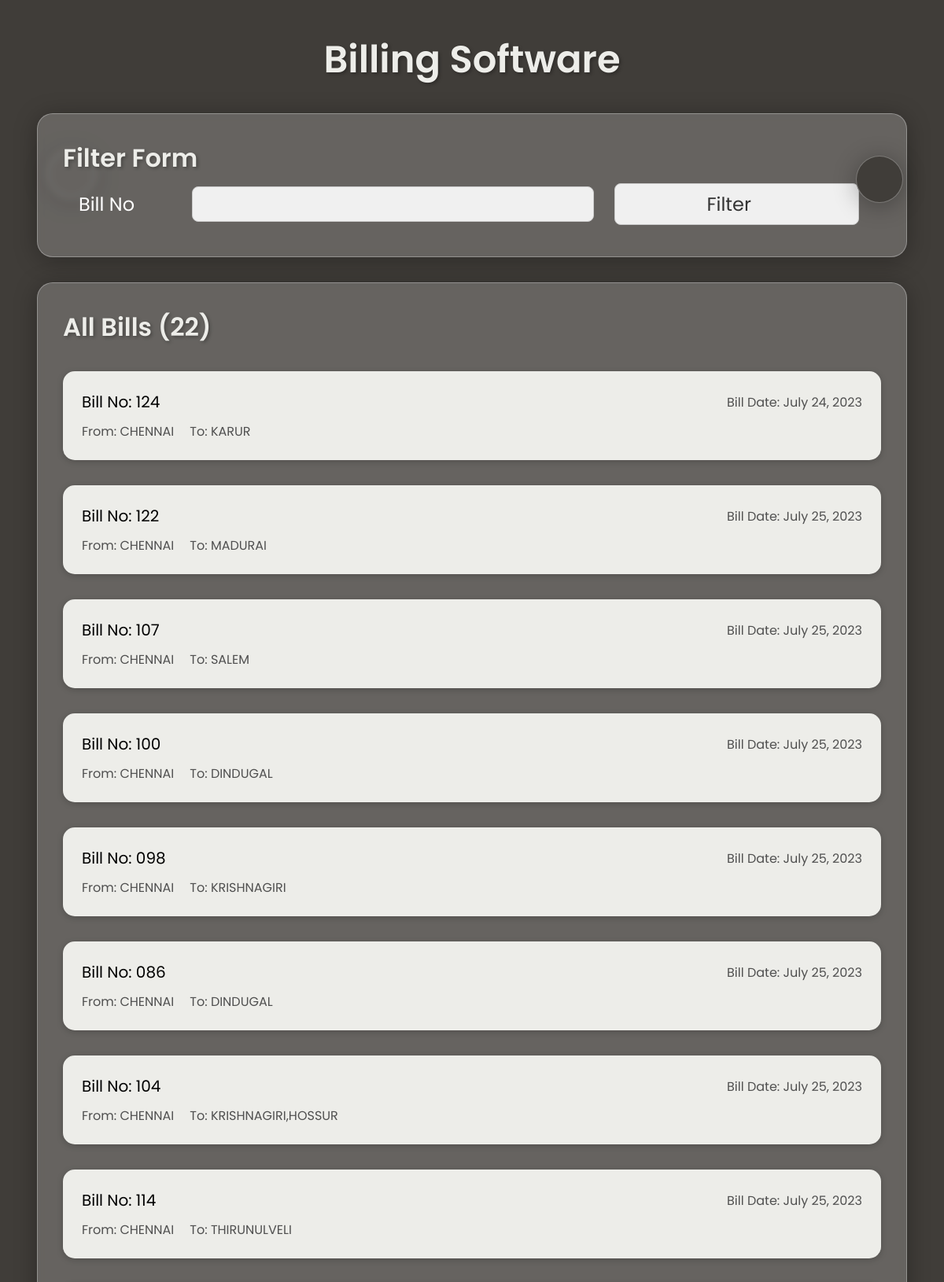
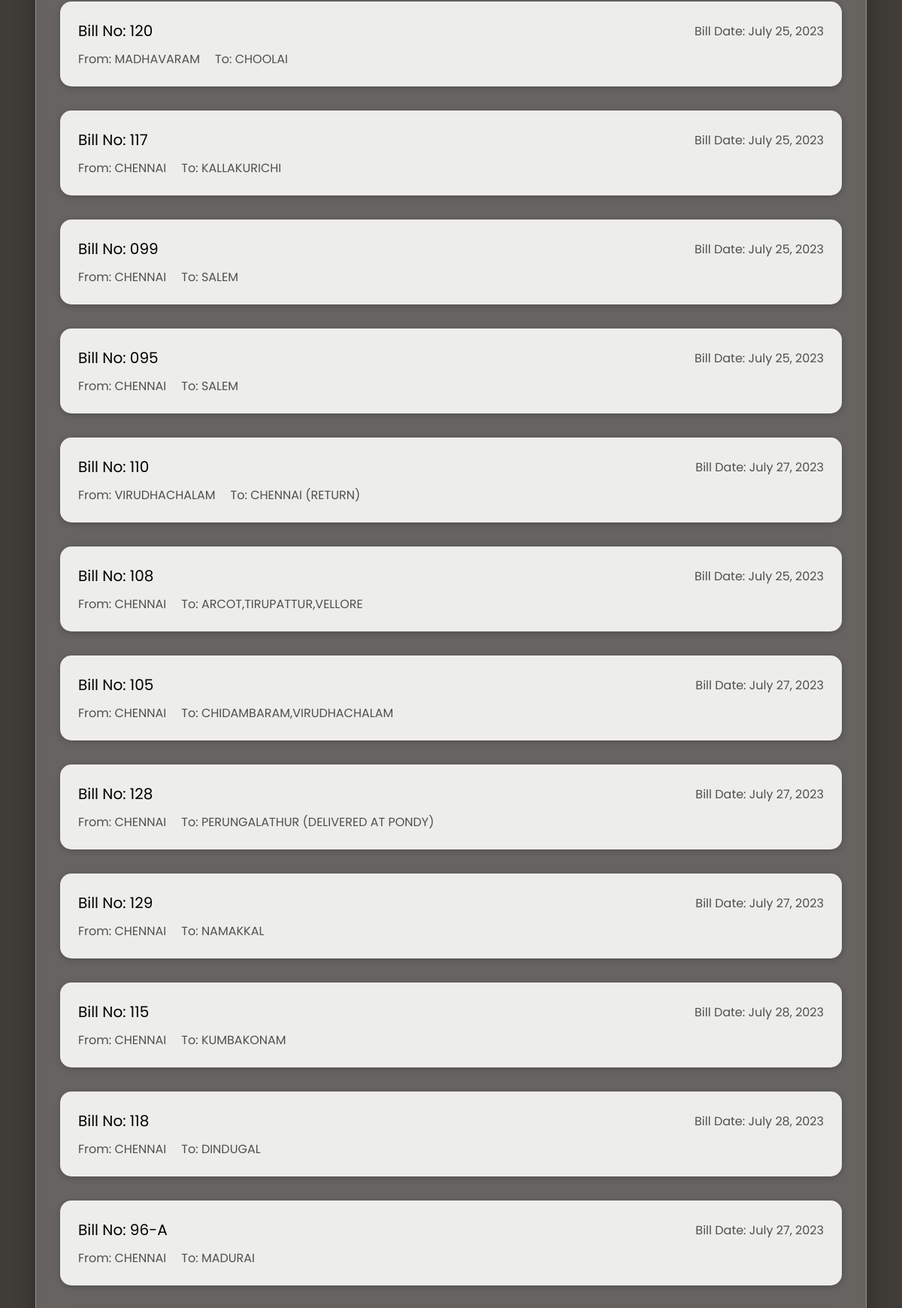
Screenshot of /all-bills/ (upper part) with the database file from the repository (2 pictures, top to bottom).
### frontend/models.py (models this page shows)
class Bill(models.Model):
    bill_no = models.CharField(
        primary_key=True, null=False, blank=False, max_length=10)
    bill_date = models.DateField()
    from_field = models.CharField(blank=False, max_length=150)
    to_field = models.CharField(blank=False, max_length=150)
    customer_name = models.CharField(blank=False, max_length=150)
    customer_address_line_1 = models.TextField(blank=False, max_length=150)
    customer_address_line_2 = models.TextField(blank=True, max_length=150)
    customer_address_line_3 = models.TextField(blank=True, max_length=150)
    lr_no = models.CharField(max_length=150)
    lr_date = models.DateField(blank=True)
    invoice_no = models.CharField(max_length=150)
    truck_no = models.CharField(max_length=150)
    container_no = models.CharField(max_length=150)
    be_no = models.CharField(max_length=150)
    freight_charges = models.IntegerField(default=0)
    hamali_charges = models.IntegerField(default=0)
    halting_charges = models.IntegerField(default=0)
    weight_charges = models.IntegerField(default=0)
    bill_exchange_charges = models.IntegerField(default=0)
    total = models.IntegerField(default=0)

### frontend/views.py (the view, shortened to what this page needs)
# urls.py: path('all-bills/', get_all_bills),
def get_all_bills(request):
    bills = Bill.objects.all()
    myFilter = BillFilter(request.GET, queryset=bills)
    bills = myFilter.qs
    bill_count = bills.count()
    return render(request, 'frontend/all-bills.html', {'bills': bills, "bill_count": bill_count, 'myFilter': myFilter})

### frontend/templates/frontend/all-bills.html (shortened to what this page needs)
{% load static %}
<!DOCTYPE html>
<html lang="en">
  <head>
    <link rel="stylesheet" href={% static 'frontend/all-bills.css' %}>
  </head>
  <body>
    <a href="/" class="home btn"></a>
    <form method="post">
      <button type="submit" class="export btn">
      </button>
    </form>
    <div class="main-container">
      <h1>Billing Software</h1>
      <div class="bill-list">
        <h1 class="heading">Filter Form</h1>
        <form id="filter-form" method="get">
          {% for field in myFilter.form %}
          <div class="field">
            <label for="{{ field.auto_id }}">{{ field.label }}</label>
            {{ field }}
          </div>
          {% endfor %}
          <button type="submit" class="field">
            Filter
          </button>
        </form>
      </div>
      <div class="bill-list">
        <div class="heading">All Bills ({{ bill_count }})</div>
        {% if bills %} {% for bill in bills %}
        <div
          class="bill"
          onclick="window.location.replace('/result/{{ bill.bill_no }}');"
        >
          <div class="row-1">
            <span class="bill-no">Bill No: {{ bill.bill_no }}</span>
            <span>Bill Date: {{ bill.bill_date}}</span>
          </div>
          <div class="row-2">
            <span>From: {{ bill.from_field }}</span>
            <span>To: {{ bill.to_field }}</span>
          </div>
        </div>
        {% endfor %} {% else %}
        <div class="no-bills">No Bills Added Recently.</div>
        {% endif %}
      </div>
    </div>
  </body>
</html>

### frontend/static/frontend/all-bills.css (style rules this page uses)
* { margin: 0; padding: 0; font-family: "Poppins", sans-serif; }
body { background-color: #403d39; display: flex; flex-direction: column; justify-content: center; align-items: center; padding: 2.5rem 5rem; }
.main-container { width: 100%; display: flex; flex-direction: column; justify-content: center; align-items: center; gap: 2rem; }
h1, .heading { text-align: center; color: #edede9; font-size: 3rem; font-weight: 600; text-shadow: 2px 2px 4px rgba(0, 0, 0, 0.3); }
.heading { align-items: center; font-size: 2rem; font-weight: 600; text-align: left; }
.bill-list { width: 100%; padding: 2rem; background: rgba(255, 255, 255, 0.2); border-radius: 20px; box-shadow: 0 4px 30px rgba(0, 0, 0, 0.3); backdrop-filter: blur(5px); border: 1px solid rgba(255, 255, 255, 0.3); }
.bill { width: auto; margin: 2rem 0; padding: 1.5rem; display: flex; flex-direction: column; justify-content: space-between; align-items: flex-start; gap: 10px; background-color: #edede9; border-radius: 15px; box-shadow: 0 2px 8px rgba(0, 0, 0, 0.2); transition: all 0.25s cubic-bezier(0.175, 0.885, 0.32, 1.275); cursor: pointer; }
.bill .bill-no { text-decoration: none; font-size: 1.25rem; color: black; }
.bill .row-1 { width: 100%; display: flex; flex-direction: row; justify-content: space-between; align-items: center; }
.bill .row-2 { display: flex; flex-direction: row; justify-content: flex-start; align-items: center; gap: 20px; }
.bill span { font-size: 1rem; color: rgb(80, 80, 80); }
.btn { position: absolute; top: 5%; left: 5%; color: #edede9; width: 60px; height: 60px; display: flex; justify-content: center; align-items: center; background: #403d39; border-radius: 50%; box-shadow: 0 4px 30px rgba(0, 0, 0, 0.3); backdrop-filter: blur(5px); border: 1px solid rgba(255, 255, 255, 0.3); cursor: pointer; transition: all 0.2s ease-in-out; }
#filter-form { display: grid; grid-template-columns: repeat(3, 1fr); grid-template-rows: 1fr; gap: 10px; padding: 0 20px; }
.field { display: flex; align-items: center; justify-content: center; font-size: 24px; }
.field label { flex: 0.275 0.5; color: #fff; }
.field input, button { flex: 1 0.75; margin: 0.5rem; padding: 0.5rem; font-size: 18px; border: 1px solid #ccc; border-radius: 8px; background-color: #f0f0f0; color: #333; }
button { cursor: pointer; display: flex; justify-content: center; align-items: center; gap: 20px; }
.field-1 { grid-area: 1 / 1 / 2 / 3; }
.field-2 { grid-area: 1 / 3 / 2 / 4; }
.export { position: absolute; top: 5%; left: 90%; width: 60px; height: 60px; z-index: 1; }

### rows the page displays
Bill: bill_no "124", bill_date "July 24, 2023", from_field "CHENNAI", to_field "KARUR"
Bill: bill_no "122", bill_date "July 25, 2023", from_field "CHENNAI", to_field "MADURAI"
Bill: bill_no "107", bill_date "July 25, 2023", from_field "CHENNAI", to_field "SALEM"
Bill: bill_no "100", bill_date "July 25, 2023", from_field "CHENNAI", to_field "DINDUGAL"
Bill: bill_no "098", bill_date "July 25, 2023", from_field "CHENNAI", to_field "KRISHNAGIRI"
Bill: bill_no "086", bill_date "July 25, 2023", from_field "CHENNAI", to_field "DINDUGAL"
Bill: bill_no "104", bill_date "July 25, 2023", from_field "CHENNAI", to_field "KRISHNAGIRI,HOSSUR"
Bill: bill_no "114", bill_date "July 25, 2023", from_field "CHENNAI", to_field "THIRUNULVELI"
Bill: bill_no "120", bill_date "July 25, 2023", from_field "MADHAVARAM", to_field "CHOOLAI"
Bill: bill_no "117", bill_date "July 25, 2023", from_field "CHENNAI", to_field "KALLAKURICHI"
Bill: bill_no "099", bill_date "July 25, 2023", from_field "CHENNAI", to_field "SALEM"
Bill: bill_no "095", bill_date "July 25, 2023", from_field "CHENNAI", to_field "SALEM"
Bill: bill_no "110", bill_date "July 27, 2023", from_field "VIRUDHACHALAM", to_field "CHENNAI (RETURN)"
Bill: bill_no "108", bill_date "July 25, 2023", from_field "CHENNAI", to_field "ARCOT,TIRUPATTUR,VELLORE"
Bill: bill_no "105", bill_date "July 27, 2023", from_field "CHENNAI", to_field "CHIDAMBARAM,VIRUDHACHALAM"
Bill: bill_no "128", bill_date "July 27, 2023", from_field "CHENNAI", to_field "PERUNGALATHUR (DELIVERED AT PONDY)"
Bill: bill_no "129", bill_date "July 27, 2023", from_field "CHENNAI", to_field "NAMAKKAL"
Bill: bill_no "115", bill_date "July 28, 2023", from_field "CHENNAI", to_field "KUMBAKONAM"
Bill: bill_no "118", bill_date "July 28, 2023", from_field "CHENNAI", to_field "DINDUGAL"
Bill: bill_no "96-A", bill_date "July 27, 2023", from_field "CHENNAI", to_field "MADURAI"

### other values shown
{{ bill_count }} "22"
